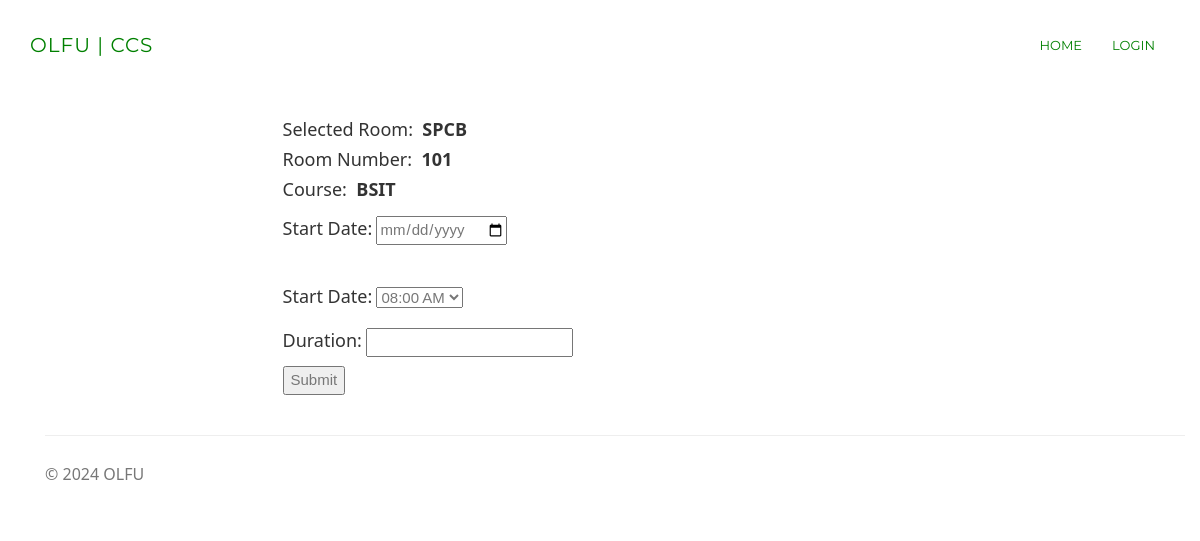
Screenshot of /prof/booking.php?id=17 with the database file from the repository.
### tables this page shows
CREATE TABLE `room` (
  `car_id` int(20) NOT NULL,
  `car_name` varchar(50) NOT NULL,
  `car_nameplate` varchar(50) NOT NULL,
  `car_fare` varchar(255) NOT NULL,
  `car_img` varchar(50) DEFAULT 'NA',
  `car_availability` varchar(10) NOT NULL
);

### prof/booking.php (the view, shortened to what this page needs)
<!DOCTYPE html>
<html>
<?php
$conn = Connect();
?>
<head>
    <link rel="stylesheet" href="../assets/bootstrap/css/bootstrap.min.css">
    <link rel="stylesheet" href="../assets/fonts/font-awesome.min.css">
    <link rel="stylesheet" href="../assets/css/user.css">
    <link rel="stylesheet" href="../assets/w3css/w3.css">
</head>
<body id="page-top" data-spy="scroll" data-target=".navbar-fixed-top">
    <nav class="navbar navbar-custom navbar-fixed-top" role="navigation" style="color: green">
        <div class="container">
            <div class="navbar-header">
                <a class="navbar-brand page-scroll" href="index.php">
                   OLFU | CCS </a>
            </div>
            <?php
if (isset($_SESSION['login_client'])) {
    ?>
            <div class="collapse navbar-collapse navbar-right navbar-main-collapse">
                <ul class="nav navbar-nav">
                    <li>
                        <a href="index.php">Home</a>
                    </li>
                    <li>
                        <a href="#">Welcome <?php echo $_SESSION['login_client']; ?></a>
                    </li>
                    <li>
                    <ul class="nav navbar-nav navbar-right">
            <li><a href="#" class="dropdown-toggle active" data-toggle="dropdown" role="button" aria-haspopup="true" aria-expanded="false"> Control Panel <span class="caret"></span> </a>
                <ul class="dropdown-menu">
              <li> <a href="addroom.php">Add Room</a></li>
              <li> <a href="clientview.php">schedule list</a></li>
              <li> <a href="pending_bookings_admin.php">Pending Schedules</a></li>
              <li> <a href="pending_users.php">Pending Users</a></li>
              <li> <a href="all_users.php">Users</a></li>
            </ul>
            </li>
          </ul>
                    </li>
                    <li>
                        <a href="logout.php">Logout</a>
                    </li>
                </ul>
            </div>
            <?php
} else {
    ?>
            <div class="collapse navbar-collapse navbar-right navbar-main-collapse">
                <ul class="nav navbar-nav">
                    <li>
                        <a href="index.php">Home</a>
                    </li>
                    <li>
                        <a href="customerlogin.php">Login</a>
                    </li>
                </ul>
            </div>
                <?php }
?>
        </div>
    </nav>
<div class="container" style="margin-top: 65px;" >
    <div class="col-md-7" style="float: none; margin: 0 auto;">
      <div class="form-area">
        <form role="form" action="bookingconfirm.php" enctype="multipart/form-data" method="POST">
        <br style="clear: both">
          <br>
        <?php
            $car_id = $_GET["id"];
            $sql1 = "SELECT * FROM room WHERE car_id = '$car_id'";
            $result1 = mysqli_query($conn, $sql1);
            if (mysqli_num_rows($result1)) {
                while ($row1 = mysqli_fetch_assoc($result1)) {
                    $car_name = $row1["car_name"];
                    $car_nameplate = $row1["car_nameplate"];
                    $car_fare = $row1["car_fare"];
                }
            }
        ?>
              <h5> Selected Room:&nbsp;  <b><?php echo ($car_name); ?></b></h5>
            <h5> Room Number:&nbsp;<b> <?php echo ($car_nameplate); ?></b></h5>
            <h5> Course:&nbsp;<b> <?php echo ($car_fare); ?></b></h5>
        <?php $today = date("Y-m-d")?>
          <label><h5>Start Date:</h5></label>
            <input type="date" name="rent_start_date" min="<?php echo ($today); ?>" required="">
            <br>
          <br>
          <label><h5>Start Date:</h5></label>
            <select id="time" name="time_start" required>
                    <option value="08:00">08:00 AM</option>
            </select>
            <br>
          <label><h5>Duration:</h5></label>
          <input type="number" name="time_end" min="2" required>
          <br>
           <input type="submit"name="submit" value="Submit">
        </form>
      </div>
    </div>
</body>
<footer class="site-footer">
        <div class="container">
            <hr>
            <div class="row">
                <div class="col-sm-6">
                    <h5>© <?php echo date("Y"); ?> OLFU</h5>
                </div>
            </div>
        </div>
    </footer>
</html>

### assets/css/user.css (style rules this page uses)
body, html { height: 100%; margin: 0; font: 400 15px/1.8 "Lato", sans-serif; color: #777; }
.navbar-custom { margin-bottom: 0; border-bottom: 1px solid rgba(255, 255, 255, 0.3); text-transform: uppercase; font-family: Montserrat, "Helvetica Neue", Helvetica, Arial, sans-serif; background-color: white; }
.navbar-custom .navbar-brand { font-size: 20px; text-transform: none; letter-spacing: 1px; }
.navbar-custom .nav li a { -webkit-transition: background 0.3s ease-in-out; -moz-transition: background 0.3s ease-in-out; transition: background 0.3s ease-in-out; }
@media (min-width: 768px) { .navbar-custom { padding: 20px 0; border-bottom: 0; font-size: 13px; background: 0 0; -webkit-transition: background 0.5s ease-in-out, padding 0.5s ease-in-out; -moz-transition: background 0.5s ease-in-out, padding 0.5s ease-in-out; transition: background 0.5s ease-in-out, padding 0.5s ease-in-out; } }
.site-footer { padding: 20px 0; text-align: center; }
@media (min-width: 768px) { .site-footer h5 { text-align: left; } }
.site-footer h5 { color: inherit; font-size: 16px; }

### assets/w3css/w3.css (style rules this page uses)
*,*:before,*:after { box-sizing:inherit }
html { -ms-text-size-adjust:100%;-webkit-text-size-adjust:100% }
body { margin:0 }
article,aside,details,figcaption,figure,footer,header,main,menu,nav,section,summary { display:block }
a { background-color:transparent;-webkit-text-decoration-skip:objects }
hr { box-sizing:content-box;height:0;overflow:visible }
button,input,select,textarea { font:inherit;margin:0 }
button,input { overflow:visible }
button,select { text-transform:none }
button,html [type=button],[type=reset],[type=submit] { -webkit-appearance:button }
html,body { font-family:Verdana,sans-serif;font-size:15px;line-height:1.5 }
html { overflow-x:hidden }
h5 { font-size:18px }
h1,h2,h3,h4,h5,h6 { font-family:"Segoe UI",Arial,sans-serif;font-weight:400;margin:10px 0 }
hr { border:0;border-top:1px solid #eee;margin:20px 0 }
a { color:inherit }

### rows the page displays
room: car_name "SPCB", car_nameplate "101", car_fare "BSIT"
